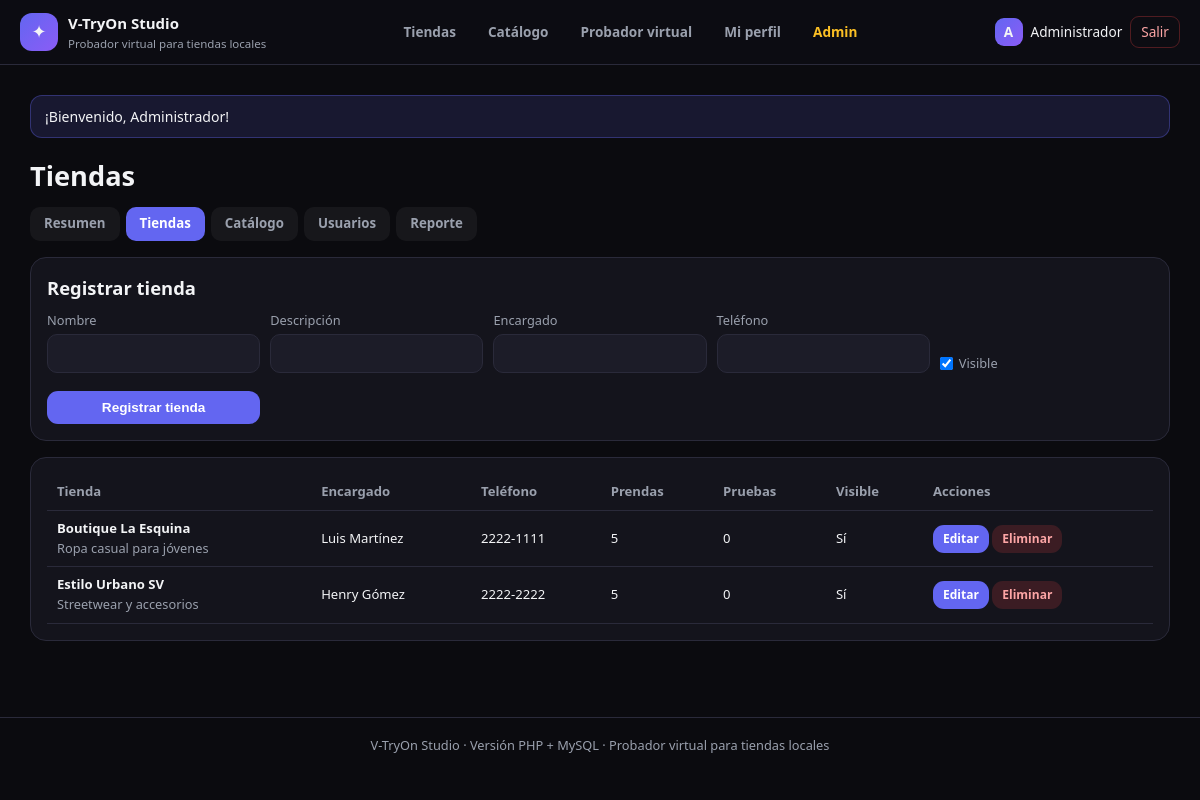
Page /php/admin/tiendas.php (signed in) on the committed database.
### tables this page shows
CREATE TABLE ajustes (
  id                   TINYINT UNSIGNED PRIMARY KEY DEFAULT 1,
  nombre_sitio         VARCHAR(80)  NOT NULL,
  eslogan              VARCHAR(160),
  permitir_registro    BOOLEAN NOT NULL DEFAULT TRUE,
  mostrar_precios      BOOLEAN NOT NULL DEFAULT TRUE,
  ajuste_auto_defecto  BOOLEAN NOT NULL DEFAULT TRUE,
  quitar_fondo_defecto BOOLEAN NOT NULL DEFAULT TRUE,
  fecha_actualizacion  DATETIME NOT NULL DEFAULT CURRENT_TIMESTAMP ON UPDATE CURRENT_TIMESTAMP,
  CONSTRAINT chk_ajustes_unica CHECK (id = 1)
);

CREATE TABLE tiendas (
  id             INT UNSIGNED AUTO_INCREMENT PRIMARY KEY,
  nombre         VARCHAR(100) NOT NULL UNIQUE,
  descripcion    VARCHAR(200),
  encargado      VARCHAR(100),
  telefono       VARCHAR(30),
  activa         BOOLEAN NOT NULL DEFAULT TRUE,
  fecha_registro DATETIME NOT NULL DEFAULT CURRENT_TIMESTAMP
);

### php/includes/config.php (called while the page is built, shortened)
<?php
function db(): PDO
{
    static $pdo = null;
    if ($pdo === null) {
        $dsn = 'mysql:host=' . DB_HOST . ';dbname=' . DB_NOMBRE . ';charset=utf8mb4';
        try {
            $pdo = new PDO($dsn, DB_USUARIO, DB_CLAVE, [
                PDO::ATTR_ERRMODE => PDO::ERRMODE_EXCEPTION,
                PDO::ATTR_DEFAULT_FETCH_MODE => PDO::FETCH_ASSOC,
                PDO::ATTR_EMULATE_PREPARES => false,
            ]);
        } catch (PDOException $e) {
            die('<p style="font-family:sans-serif;padding:20px">No se pudo conectar con MySQL. '
                . 'Revisa que XAMPP esté encendido y que hayas importado <b>database/vtryon_db.sql</b>.<br><br>'
                . 'Detalle: ' . htmlspecialchars($e->getMessage()) . '</p>');
        }
    }
    return $pdo;
}
function e(?string $texto): string
{
    return htmlspecialchars((string) $texto, ENT_QUOTES, 'UTF-8');
}
function usuarioActual(): ?array
{
    return $_SESSION['usuario'] ?? null;
}
function esAdmin(): bool
{
    $u = usuarioActual();
    return $u !== null && (int) $u['rol_id'] === 1;
}
function urlBase(): string
{
    $enAdmin = str_contains(str_replace('\\', '/', $_SERVER['SCRIPT_NAME'] ?? ''), '/admin/');
    return $enAdmin ? '../' : '';
}
function ajustes(): array
{
    static $cache = null;
    if ($cache === null) {
        $cache = db()->query('SELECT * FROM ajustes WHERE id = 1')->fetch() ?: [
            'nombre_sitio' => 'V-TryOn Studio',
            'eslogan' => 'Probador virtual para tiendas locales',
            'permitir_registro' => 1,
            'mostrar_precios' => 1,
            'ajuste_auto_defecto' => 1,
            'quitar_fondo_defecto' => 1,
        ];
    }
    return $cache;
}
function mensaje(string $texto = null): ?string
{
    $m = $_SESSION['mensaje'] ?? null;
    return $m;
}

### php/admin/tiendas.php (the view, shortened to what this page needs)
<?php
require_once __DIR__ . '/../includes/config.php';
$editar = null;
$lista = db()->query(
    'SELECT t.*, COUNT(DISTINCT p.id) AS prendas, COUNT(pr.id) AS pruebas
     FROM tiendas t
     LEFT JOIN prendas p ON p.tienda_id = t.id
     LEFT JOIN pruebas pr ON pr.tienda_id = t.id
     GROUP BY t.id ORDER BY t.nombre'
)->fetchAll();
require_once __DIR__ . '/../includes/header.php';
?>
<h1>Tiendas</h1>
<nav class="sub-menu">
  <a href="index.php">Resumen</a>
  <a class="activo" href="tiendas.php">Tiendas</a>
  <a href="prendas.php">Catálogo</a>
  <a href="usuarios.php">Usuarios</a>
  <a href="reporte.php">Reporte</a>
</nav>
<section class="panel">
  <h2><?= $editar ? 'Editar tienda' : 'Registrar tienda' ?></h2>
  <form method="post" class="form-linea">
    <label>Nombre<input type="text" name="nombre" required value="<?= e($editar['nombre'] ?? '') ?>"></label>
    <label>Descripción<input type="text" name="descripcion" value="<?= e($editar['descripcion'] ?? '') ?>"></label>
    <label>Encargado<input type="text" name="encargado" value="<?= e($editar['encargado'] ?? '') ?>"></label>
    <label>Teléfono<input type="text" name="telefono" value="<?= e($editar['telefono'] ?? '') ?>"></label>
    <label class="inline"><input type="checkbox" name="activa" <?= !$editar || (int) $editar['activa'] === 1 ? 'checked' : '' ?>> Visible</label>
    <button class="btn" type="submit"><?= $editar ? 'Guardar cambios' : 'Registrar tienda' ?></button>
  </form>
</section>
<section class="panel">
  <table class="tabla">
    <tr><th>Tienda</th><th>Encargado</th><th>Teléfono</th><th>Prendas</th><th>Pruebas</th><th>Visible</th><th>Acciones</th></tr>
    <?php foreach ($lista as $t): ?>
      <tr>
        <td><strong><?= e($t['nombre']) ?></strong><br><span class="mini"><?= e($t['descripcion']) ?></span></td>
        <td><?= e($t['encargado'] ?: '—') ?></td>
        <td><?= e($t['telefono'] ?: '—') ?></td>
        <td><?= (int) $t['prendas'] ?></td>
        <td><?= (int) $t['pruebas'] ?></td>
        <td><?= (int) $t['activa'] === 1 ? 'Sí' : 'No' ?></td>
        <td class="acciones">
          <a class="btn mini-btn" href="tiendas.php?editar=<?= (int) $t['id'] ?>">Editar</a>
          <a class="btn mini-btn peligro" href="tiendas.php?eliminar=<?= (int) $t['id'] ?>" onclick="return confirm('¿Eliminar la tienda <?= e($t['nombre']) ?>? Sus prendas quedarán sin tienda.')">Eliminar</a>
        </td>
      </tr>
    <?php endforeach; ?>
  </table>
</section>
<?php require_once __DIR__ . '/../includes/footer.php'; ?>

### php/includes/header.php (shortened to what this page needs)
<?php
require_once __DIR__ . '/config.php';
$cfg = ajustes();
$u = usuarioActual();
$base = urlBase();
?>
<!DOCTYPE html>
<html lang="es">
<head>
<link rel="stylesheet" href="<?= $base ?>assets/estilo.css">
</head>
<body>
<header class="barra">
  <a class="marca" href="<?= $base ?>index.php">
    <span class="logo">✦</span>
    <span>
      <strong><?= e($cfg['nombre_sitio']) ?></strong>
      <small><?= e($cfg['eslogan']) ?></small>
    </span>
  </a>
  <nav class="menu">
    <a href="<?= $base ?>index.php">Tiendas</a>
    <a href="<?= $base ?>catalogo.php">Catálogo</a>
    <a href="<?= $base ?>probador.php">Probador virtual</a>
    <?php if ($u): ?><a href="<?= $base ?>perfil.php">Mi perfil</a><?php endif; ?>
    <?php if (esAdmin()): ?><a class="destacado" href="<?= $base ?>admin/index.php">Admin</a><?php endif; ?>
  </nav>
  <div class="sesion">
    <?php if ($u): ?>
      <span class="avatar"><?= e(mb_strtoupper(mb_substr($u['nombre'], 0, 1))) ?></span>
      <span class="nombre"><?= e($u['nombre']) ?></span>
      <a class="btn-salir" href="<?= $base ?>logout.php">Salir</a>
    <?php else: ?>
      <a class="btn" href="<?= $base ?>login.php">Ingresar</a>
    <?php endif; ?>
  </div>
</header>
<main class="contenido">
<?php if ($m = mensaje()): ?><div class="aviso"><?= e($m) ?></div><?php endif; ?>

### php/includes/footer.php (shortened to what this page needs)
</main>
<footer class="pie">
  <?= e(ajustes()['nombre_sitio']) ?> · Versión PHP + MySQL · Probador virtual para tiendas locales
</footer>
</body>
</html>

### php/assets/estilo.css (style rules this page uses)
:root { --fondo: #0b0b0f; --panel: #14141c; --panel-2: #1c1c28; --borde: #2a2a3a; --texto: #f3f4f6; --gris: #9aa0ad; --indigo: #6366f1; --indigo-2: #8b5cf6; --verde: #10b981; --ambar: #f59e0b; --rojo: #ef4444; }
* { box-sizing: border-box; }
body { margin: 0; background: var(--fondo); color: var(--texto); font-family: "Segoe UI", system-ui, -apple-system, Arial, sans-serif; font-size: 15px; line-height: 1.5; }
a { color: #c7d2fe; text-decoration: none; }
h1 { font-size: 1.7rem; margin: 18px 0 6px; }
h2 { font-size: 1.15rem; margin: 0 0 10px; }
.mini { font-size: 0.8rem; color: var(--gris); margin: 2px 0; }
.barra { display: flex; flex-wrap: wrap; gap: 12px; align-items: center; justify-content: space-between; padding: 12px 20px; background: rgba(12,12,18,0.95); border-bottom: 1px solid var(--borde); position: sticky; top: 0; z-index: 20; }
.marca { display: flex; align-items: center; gap: 10px; color: var(--texto); }
.marca .logo { width: 38px; height: 38px; border-radius: 12px; display: grid; place-items: center; background: linear-gradient(135deg, var(--indigo), var(--indigo-2)); font-size: 18px; }
.marca small { display: block; font-size: 0.72rem; color: var(--gris); }
.menu { display: flex; gap: 4px; flex-wrap: wrap; }
.menu a { padding: 7px 14px; border-radius: 10px; font-size: 0.85rem; font-weight: 600; color: var(--gris); }
.menu a.destacado { color: #fbbf24; }
.sesion { display: flex; align-items: center; gap: 8px; font-size: 0.85rem; }
.avatar { width: 28px; height: 28px; border-radius: 9px; display: grid; place-items: center; font-weight: 700; background: linear-gradient(135deg, var(--indigo), var(--indigo-2)); }
.btn-salir { color: #fca5a5; border: 1px solid rgba(239,68,68,0.3); padding: 5px 10px; border-radius: 9px; }
.contenido { max-width: 1180px; margin: 0 auto; padding: 18px 20px 60px; }
.pie { border-top: 1px solid var(--borde); padding: 18px 20px; text-align: center; color: var(--gris); font-size: 0.8rem; }
.btn { display: inline-block; padding: 9px 16px; border-radius: 11px; border: 0; cursor: pointer; background: var(--indigo); color: #fff; font-size: 0.85rem; font-weight: 700; text-align: center; }
.btn.mini-btn { padding: 5px 10px; font-size: 0.75rem; }
.btn.peligro { background: rgba(239,68,68,0.18); color: #fca5a5; }
.panel { background: var(--panel); border: 1px solid var(--borde); border-radius: 16px; padding: 16px; margin-bottom: 16px; }
input, select, textarea { background: var(--panel-2); color: var(--texto); border: 1px solid var(--borde); border-radius: 10px; padding: 9px 11px; font-size: 0.85rem; font-family: inherit; }
label { display: block; font-size: 0.8rem; color: var(--gris); margin-bottom: 8px; }
label input, label select { display: block; width: 100%; margin-top: 4px; color: var(--texto); }
label.inline, .inline { display: inline-flex; align-items: center; gap: 6px; width: auto; }
label.inline input { width: auto; margin: 0; }
.form-linea { display: grid; grid-template-columns: repeat(auto-fit, minmax(180px, 1fr)); gap: 10px; align-items: end; }
.aviso { background: rgba(99,102,241,0.15); border: 1px solid rgba(99,102,241,0.35); padding: 10px 14px; border-radius: 12px; margin: 12px 0; font-size: 0.88rem; }
.tabla { width: 100%; border-collapse: collapse; font-size: 0.82rem; }
.tabla th, .tabla td { text-align: left; padding: 8px 10px; border-bottom: 1px solid var(--borde); vertical-align: middle; }
.tabla th { color: var(--gris); font-weight: 600; }
.acciones { white-space: nowrap; }
.sub-menu { display: flex; gap: 6px; flex-wrap: wrap; margin: 10px 0 16px; }
.sub-menu a { padding: 7px 14px; border-radius: 10px; background: rgba(255,255,255,0.05); font-size: 0.83rem; font-weight: 600; color: var(--gris); }
.sub-menu a.activo { background: var(--indigo); color: #fff; }

### rows in the picture
ajustes: nombre_sitio "V-TryOn Studio", eslogan "Probador virtual para tiendas locales"
tiendas: nombre "Boutique La Esquina", descripcion "Ropa casual para jóvenes", encargado "Luis Martínez", telefono "2222-1111", prendas "5", pruebas "0", activa "Sí"
tiendas: nombre "Estilo Urbano SV", descripcion "Streetwear y accesorios", encargado "Henry Gómez", telefono "2222-2222", prendas "5", pruebas "0", activa "Sí"

### other values in the picture
mb_strtoupper(mb_substr($u['nombre'], 0, 1)) "A"
$u['nombre'] "Administrador"
$m "¡Bienvenido, Administrador!"
